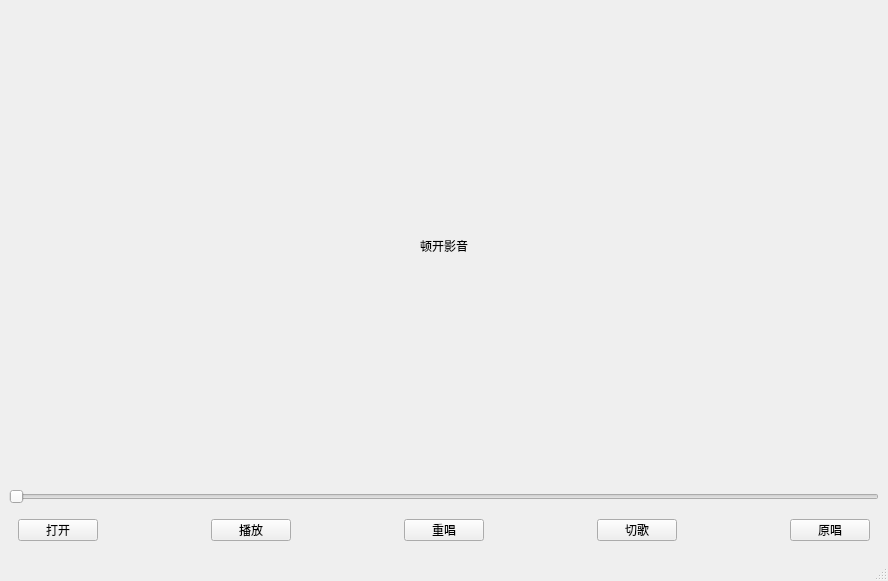
<?xml version="1.0" encoding="UTF-8"?>
<ui version="4.0">
 <class>MainWindow</class>
 <widget class="QMainWindow" name="MainWindow">
  <property name="geometry">
   <rect>
    <x>0</x>
    <y>0</y>
    <width>888</width>
    <height>581</height>
   </rect>
  </property>
  <property name="windowTitle">
   <string>MainWindow</string>
  </property>
  <widget class="QWidget" name="centralwidget">
   <layout class="QGridLayout" name="gridLayout">
    <item row="1" column="0">
     <widget class="QSlider" name="progress">
      <property name="orientation">
       <enum>Qt::Orientation::Horizontal</enum>
      </property>
     </widget>
    </item>
    <item row="2" column="0">
     <widget class="QWidget" name="widget" native="true">
      <property name="maximumSize">
       <size>
        <width>16777215</width>
        <height>40</height>
       </size>
      </property>
      <layout class="QHBoxLayout" name="horizontalLayout">
       <item>
        <widget class="QPushButton" name="openBtn">
         <property name="text">
          <string>打开</string>
         </property>
        </widget>
       </item>
       <item>
        <spacer name="horizontalSpacer">
         <property name="orientation">
          <enum>Qt::Orientation::Horizontal</enum>
         </property>
         <property name="sizeHint" stdset="0">
          <size>
           <width>40</width>
           <height>20</height>
          </size>
         </property>
        </spacer>
       </item>
       <item>
        <widget class="QPushButton" name="playBtn">
         <property name="text">
          <string>播放</string>
         </property>
        </widget>
       </item>
       <item>
        <spacer name="horizontalSpacer_2">
         <property name="orientation">
          <enum>Qt::Orientation::Horizontal</enum>
         </property>
         <property name="sizeHint" stdset="0">
          <size>
           <width>40</width>
           <height>20</height>
          </size>
         </property>
        </spacer>
       </item>
       <item>
        <widget class="QPushButton" name="replayBtn">
         <property name="text">
          <string>重唱</string>
         </property>
        </widget>
       </item>
       <item>
        <spacer name="horizontalSpacer_3">
         <property name="orientation">
          <enum>Qt::Orientation::Horizontal</enum>
         </property>
         <property name="sizeHint" stdset="0">
          <size>
           <width>40</width>
           <height>20</height>
          </size>
         </property>
        </spacer>
       </item>
       <item>
        <widget class="QPushButton" name="cutBtn">
         <property name="text">
          <string>切歌</string>
         </property>
        </widget>
       </item>
       <item>
        <spacer name="horizontalSpacer_4">
         <property name="orientation">
          <enum>Qt::Orientation::Horizontal</enum>
         </property>
         <property name="sizeHint" stdset="0">
          <size>
           <width>40</width>
           <height>20</height>
          </size>
         </property>
        </spacer>
       </item>
       <item>
        <widget class="QPushButton" name="audioByn">
         <property name="text">
          <string>原唱</string>
         </property>
        </widget>
       </item>
      </layout>
     </widget>
    </item>
    <item row="0" column="0">
     <widget class="QLabel" name="label">
      <property name="text">
       <string>顿开影音</string>
      </property>
      <property name="alignment">
       <set>Qt::AlignmentFlag::AlignCenter</set>
      </property>
     </widget>
    </item>
   </layout>
  </widget>
  <widget class="QMenuBar" name="menubar">
   <property name="geometry">
    <rect>
     <x>0</x>
     <y>0</y>
     <width>888</width>
     <height>21</height>
    </rect>
   </property>
  </widget>
  <widget class="QStatusBar" name="statusbar"/>
 </widget>
 <resources/>
 <connections/>
</ui>
